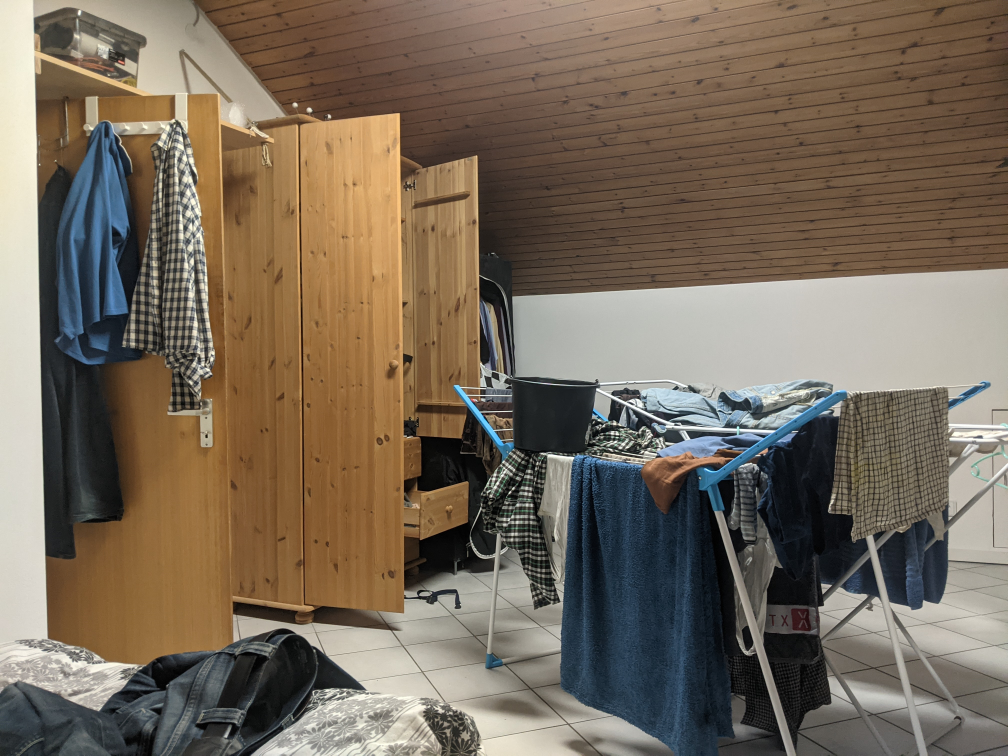
#> input picture Ex1/1.jpg, 4032 x 3024 px (shown at 1/4 size)
$ python cv_source.py
#> lines starting #> are read from the running program, lines starting #| are printed output that depends on the picture
import cv2 as cv
import numpy as np

class processImage:


    def getPanorama(imageList):
        resizedImage = []

        for iDx in range(len(imageList)):
            resizedImage.append(cv.imread(imageList[iDx]))
            resizedImage[iDx] = cv.resize(resizedImage[iDx], (0,0), fx=0.4, fy=0.4)

            imageStitcher = cv.Stitcher.create()

        (nError, output) = imageStitcher.stitch(resizedImage)
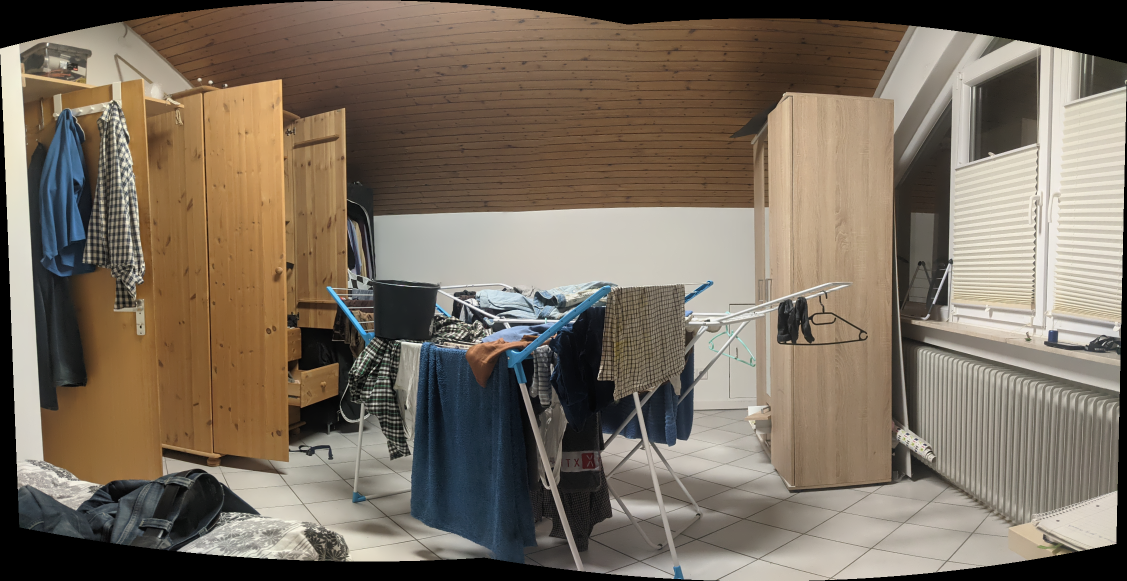
#> output: shape (1162, 2254, 3) (shown at 1/2 size); mean of channels 0, 1, 2 95.5, 110, 122.1; drawn as B, G, R
#> nError = 0

        if nError != cv.STITCHER_OK:
            print("Stitching is not successful")
        else:
            print("Your Panorama is ready")

        cv.imshow("final result", output)

        cv.waitKey(0)


imageList = ['1.jpg', '2.jpg']
Panorama = processImage()

processImage.getPanorama(imageList)
